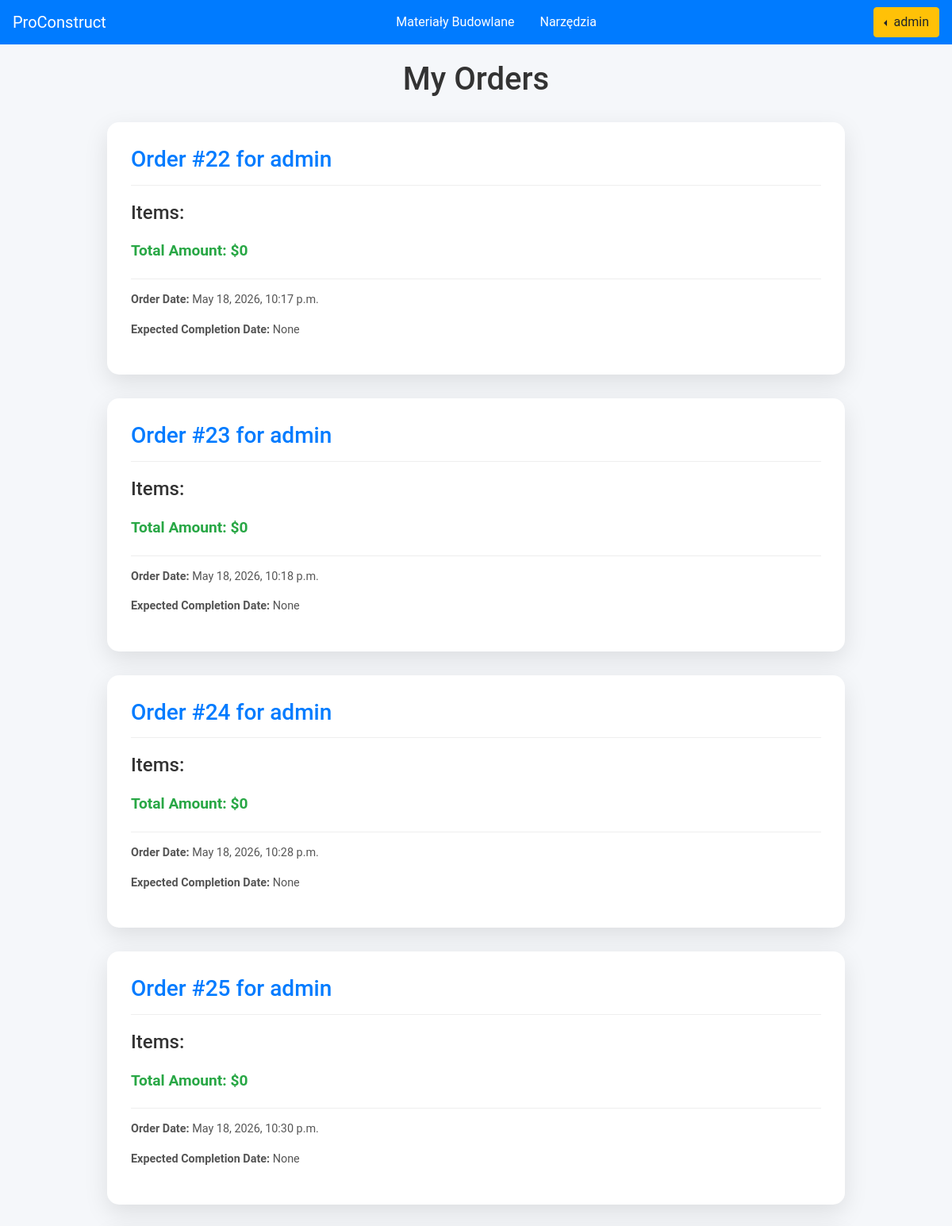
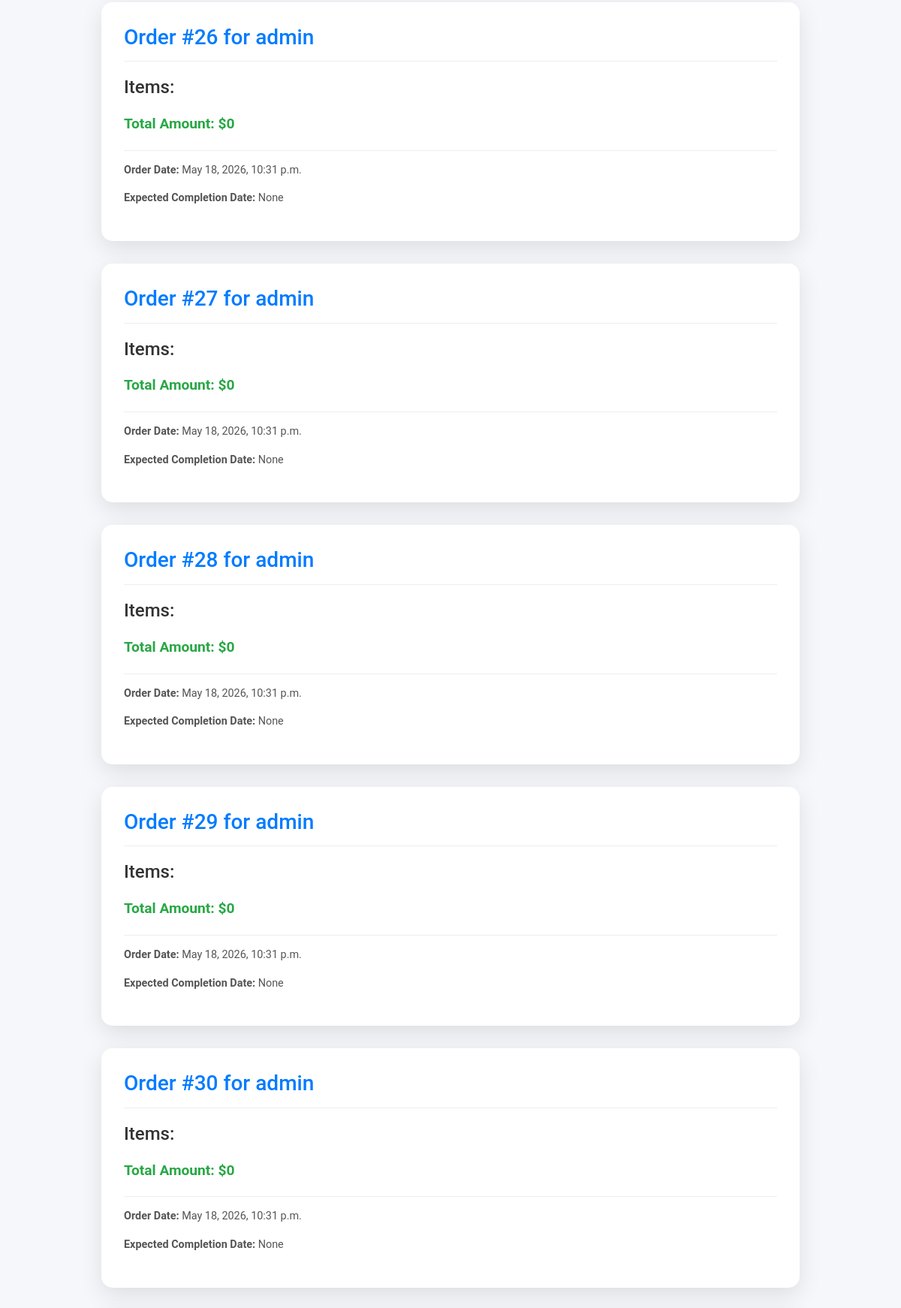
/user/check_orders/ (signed in, upper part), run on the app's committed database (2 pictures, top to bottom).
### users/models.py (models this page shows, shortened)
class CustomUser(AbstractUser):
    email = models.EmailField(_('email address'), unique=True)
    USERNAME_FIELD = 'email'
    REQUIRED_FIELDS = ('username',)
    objects = CustomUserManager()

### base/models.py (models this page shows)
class Order(models.Model):
    STATUS_CHOICES = [
        ('pending', 'Pending'),
        ('completed', 'Completed'),
        ('failed', 'Failed'),
        ('cancelled', 'Cancelled'),
    ]
    user = models.ForeignKey(settings.AUTH_USER_MODEL, on_delete=models.CASCADE)
    order_date = models.DateTimeField(auto_now_add=True)
    order_completion_date = models.DateTimeField(null=True, blank=True)
    payu_order_id = models.CharField(max_length=100, null=True, blank=True)
    payment_status = models.CharField(max_length=20, choices=STATUS_CHOICES, default='pending')
    total_amount = models.DecimalField(max_digits=10, decimal_places=2, default=0)
    def __str__(self):
        return f"Order #{self.id} for {self.user.username}"

### users/views.py (the view)
# urls.py: path('check_orders/', views.check_orders, name='check_orders'),
@login_required
def check_orders(request):
    orders = Order.objects.filter(user=request.user)
    order_data = []
    for order in orders:
        order_products = OrderProduct.objects.filter(order=order)
        order_equipments = OrderEquipment.objects.filter(order=order)
        total_amount_products = sum(
            product.cart_item.product.price * product.cart_item.product_quantity for product in order_products)
        total_amount_equipments = sum(
            equipment.cart_item.equipment.price * equipment.cart_item.equipment_quantity for equipment in
            order_equipments)
        total_amount = total_amount_products + total_amount_equipments
        order_data.append({
            'order': order,
            'order_products': order_products,
            'order_equipments': order_equipments,
            'total_amount': total_amount
        })
    return render(request, 'users/check_orders.html', {'order_data': order_data})

### templates/users/check_orders.html (shortened to what this page needs)
{% include 'base/navbar.html' %}
{% load static %}
{% block extra_head %}
    <link rel="stylesheet" href="{% static 'orders.css' %}">
{% endblock %}
<div class="container">
    <h1>My Orders</h1>
    {% for order_info in order_data %}
    <div class="order-card">
        <div class="order-card-header">
            <h2>{{ order_info.order }}</h2>
        </div>
        <div class="order-card-body">
            <h4>Items:</h4>
            <p class="total-amount">Total Amount: ${{ order_info.total_amount }}</p>
        </div>
        <div class="order-card-footer">
            <p><strong>Order Date:</strong> {{ order_info.order.order_date }}</p>
            <p><strong>Expected Completion Date:</strong> {{ order_info.order.order_completion_date }}</p>
        </div>
    </div>
    {% empty %}
        <p>You have no orders yet.</p>
    {% endfor %}
</div>

### templates/base/navbar.html (shortened to what this page needs)
<link rel="stylesheet" href="https://cdn.jsdelivr.net/npm/bootstrap@4.4.1/dist/css/bootstrap.min.css">
<nav class="navbar navbar-dark sticky-top bg-primary">
    <a class="navbar-brand" href="/">ProConstruct</a>
    <ul class="nav justify-content">
        <li class="nav-item">
            <a class="nav-link" style="color: white; " href="{% url 'product-list' %}">Materiały Budowlane</a>
        </li>
        <li>
            <a class="nav-link" style="color: white;" href="{% url 'equipment-list' %}">Narzędzia</a>
        </li>
    </ul>
    {% if request.user.is_authenticated %}
        <div class="dropleft">
            <button class="btn btn-warning dropdown-toggle" type="button" id="dropdownMenuButton" data-toggle="dropdown" aria-haspopup="true" aria-expanded="false">
                {{ request.user.username }}
            </button>
        </div>
    {% endif %}
</nav>

### static/orders.css (style rules this page uses)
.container { padding-top: 20px; width: 90%; max-width: 960px; margin: 0 auto; }
h1 { text-align: center; margin-bottom: 30px; font-size: 2.5rem; color: #333; }
.order-card { background: #ffffff; border-radius: 15px; box-shadow: 0 10px 30px rgba(0, 0, 0, 0.1); margin-bottom: 30px; padding: 30px; transition: transform 0.3s ease, box-shadow 0.3s ease; }
.order-card-header { border-bottom: 1px solid #eee; padding-bottom: 15px; margin-bottom: 20px; }
.order-card-header h2 { margin: 0; font-size: 1.75rem; color: #007bff; }
.order-card-footer { border-top: 1px solid #eee; padding-top: 15px; margin-top: 20px; font-size: 0.9rem; color: #555; }
.total-amount { font-size: 1.2rem; font-weight: bold; color: #28a745; margin-bottom: 15px; }

### data on the page
CustomUser: user.username "admin"
Order: order "Order #22 for admin", total_amount "0", order.order_date "May 18, 2026, 10:17 p.m.", order.order_completion_date "None"
Order: order "Order #23 for admin", total_amount "0", order.order_date "May 18, 2026, 10:18 p.m.", order.order_completion_date "None"
Order: order "Order #24 for admin", total_amount "0", order.order_date "May 18, 2026, 10:28 p.m.", order.order_completion_date "None"
Order: order "Order #25 for admin", total_amount "0", order.order_date "May 18, 2026, 10:30 p.m.", order.order_completion_date "None"
Order: order "Order #26 for admin", total_amount "0", order.order_date "May 18, 2026, 10:31 p.m.", order.order_completion_date "None"
Order: order "Order #27 for admin", total_amount "0", order.order_date "May 18, 2026, 10:31 p.m.", order.order_completion_date "None"
Order: order "Order #28 for admin", total_amount "0", order.order_date "May 18, 2026, 10:31 p.m.", order.order_completion_date "None"
Order: order "Order #29 for admin", total_amount "0", order.order_date "May 18, 2026, 10:31 p.m.", order.order_completion_date "None"
Order: order "Order #30 for admin", total_amount "0", order.order_date "May 18, 2026, 10:31 p.m.", order.order_completion_date "None"
